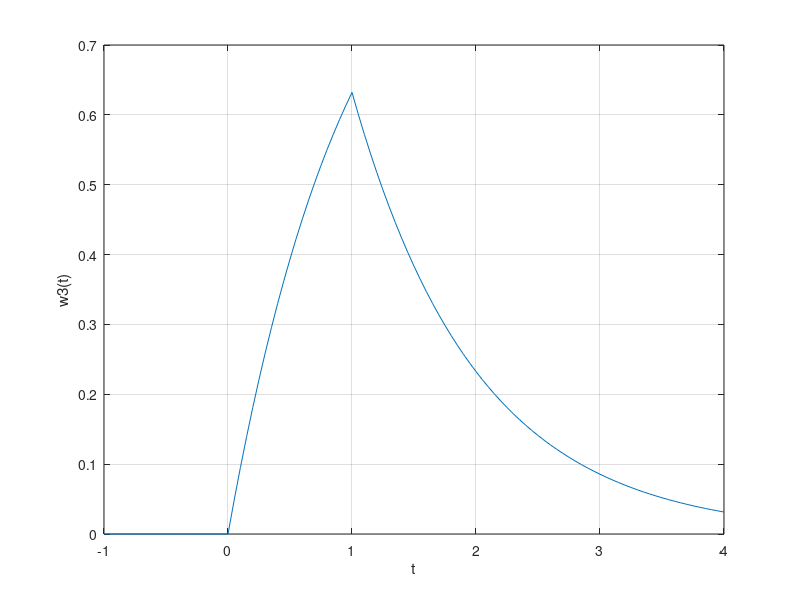

Reproduce this figure in MATLAB.
% File: Example2_08.m  for Example 2-8
% This will plot w3(t) of Figure 2-7 

clear;

T = 1;
t = -T:T/20:4*T;

kmax = length(t);

for k = 1:1:kmax;
  
  if t(k)<=0;
        w3(k) = 0;
  elseif t(k)<=T;
        w3(k) = T*(1-exp(-t(k)/T));
  elseif t(k)>T;
        w3(k) = T*(exp(1)-1)*exp(-t(k)/T);
  end;
end;

plot(t,w3);
xlabel('t');
ylabel('w3(t)');
grid;


